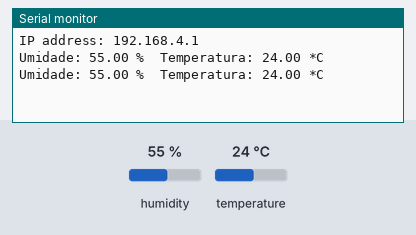
The sketch below on a simulated ESP32. Shown: the last lines printed to the serial monitor. The test bench sets the inputs (shaded band); at power-on: humidity 55 %, temperature 24 °C.

Above: at 4.8 s.
4.9 s: humidity set to 22 %
At 6.4 s:
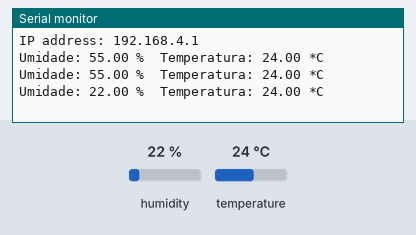
7.6 s: temperature set to 12 °C
At 9.3 s:
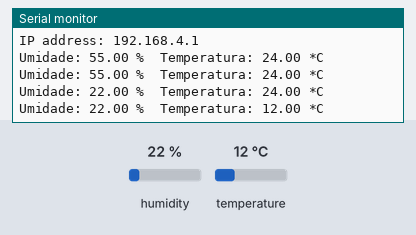
10.3 s: humidity set to 40 %
At 12.8 s:
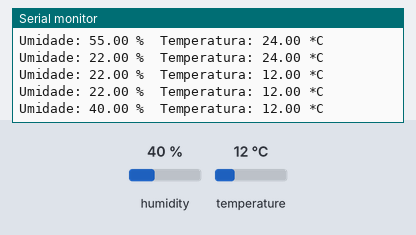
Timing chart, 0 to 14.3 s (numbered marks = the images above; inputs shaded):
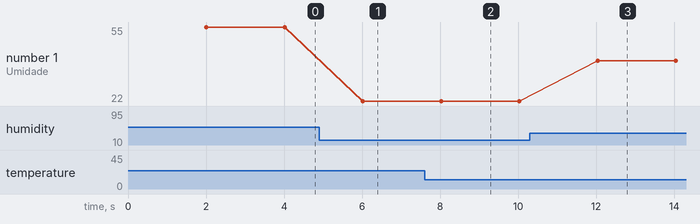

The sketch:

host_webserver.ino
```cpp
#include <WiFi.h>
#include <WebServer.h>
#include <DHT.h>

// Defina o SSID e a senha para o ponto de acesso
const char* ssid = "ESP32-AP";
const char* password = "123456789";

// Configuração do sensor DHT
#define DHTPIN 4 // Pino digital conectado ao sensor DHT
#define DHTTYPE DHT22
DHT dht(DHTPIN, DHTTYPE);

float humidity;
float temperature;

// Crie o objeto WebServer na porta 80
WebServer server(80);

// Função para servir a página HTML
void handleRoot() {
  // Leia os valores do sensor DHT
  humidity = dht.readHumidity();
  temperature = dht.readTemperature();

  // Verifica se as leituras falharam e tenta novamente
  if (isnan(humidity) || isnan(temperature)) {
    Serial.println("Falha ao ler do sensor DHT!");
    humidity = 0.0;
    temperature = 0.0;
  }

  String html = "<!DOCTYPE html><html><head><title>ESP32 DHT11</title>\
  <meta http-equiv='refresh' content='2'/></head><body>";
  html += "<h1>ESP32 DHT11 Sensor</h1>";
  html += "<p>Temperature: " + String(temperature) + " &deg;C</p>";
  html += "<p>Humidity: " + String(humidity) + " %</p>";
  html += "</body></html>";
  server.send(200, "text/html", html);
}

void setup() {
  // Iniciar comunicação serial
  Serial.begin(115200);

  // Inicializar o sensor DHT
  dht.begin();

  // Inicializar o ponto de acesso
  WiFi.softAP(ssid, password);
  Serial.println();
  Serial.print("IP address: ");
  Serial.println(WiFi.softAPIP());

  // Configurar o servidor para servir a página root
  server.on("/", handleRoot);

  // Iniciar o servidor
  server.begin();
}

void loop() {
  // Tratar as requisições do servidor
  server.handleClient();

  // Aguarde alguns segundos entre as leituras
  delay(2000);

  // Leia os valores do sensor DHT
  humidity = dht.readHumidity();
  temperature = dht.readTemperature();

  // Verifica se as leituras falharam e tenta novamente
  if (isnan(humidity) || isnan(temperature)) {
    Serial.println("Falha ao ler do sensor DHT!");
    return;
  }

  // Exibe os valores no Serial Monitor
  Serial.print("Umidade: ");
  Serial.print(humidity);
  Serial.print(" %\t");
  Serial.print("Temperatura: ");
  Serial.print(temperature);
  Serial.println(" *C");
}
```

Measured:
- after the input at 4.9 s, the serial monitor: prints a new line after 1.1 s (image 1)
- after the input at 7.6 s, the serial monitor: prints a new line after 0.42 s (image 2)
- after the input at 10.3 s, the serial monitor: prints a new line after 1.7 s (image 3)
- plotted number 1: 55 → 22 after the input at 4.9 s, 22 → 40 after the input at 10.3 s
